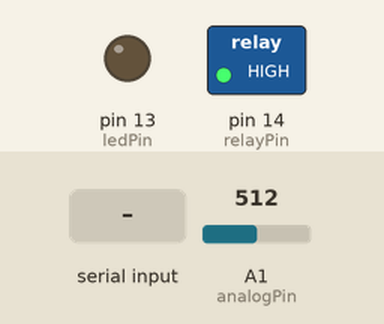
This sketch was run on a simulated Arduino Uno, built with avr-gcc and run on an emulated ATmega328P. On the bench: switched loads named in the sketch (green lamp = pin HIGH), output pins drawn as LEDs (lit = HIGH). The test bench sets the inputs (shaded band); at power-on: A1 (analogPin) = 512. What the sketch prints to the serial monitor is not drawn.

Above: at 1.2 s.
1.3 s: A1 (analogPin) set to 370
2.8 s: byte 30 received over Serial
Timing chart, 0 to 5.8 s (numbered marks = the images above; inputs shaded):
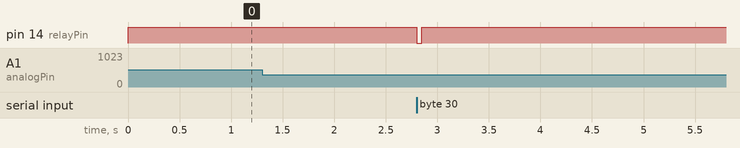

The sketch:

autoFisherTeensy.ino
```cpp
// For Teensy 3.2
// By: Robert
// Description: Catches fish for you in Animal Crossing

// Setup pin values
const int relayPin = 14;
const int ledPin = 13;
const int analogPin = A1;

void setup() {
  // Set pinmodes
  pinMode(relayPin, OUTPUT);
  pinMode(ledPin, OUTPUT);
  pinMode(analogPin, INPUT);

  // Begin serial communication
  Serial.begin(9600);
  // Delay until serial starts
  while (!Serial) {}
  // Write relay pin to high (breaks circuit)
  digitalWrite(relayPin, HIGH);
  digitalWrite(ledPin, LOW);
}

// Initialize time values and fish notifier
unsigned long startMillis;
unsigned long stopMillis;
int fishFlag = 0;
int incomingByte = 0;
int value = 0;

// Create a function to press the button for 50 ms
void pressButton() {
  digitalWrite(relayPin, LOW);
  delay(50);
  digitalWrite(relayPin, HIGH);
  delay(10);
}


void loop() {
  // If you press enter in serial monitor, execute button press function
  // (Cast Line)
  if (Serial.available() > 0) {
    incomingByte = Serial.read();
    pressButton();
  }

  // Read voltage divider to see if the motor is going off indicating a fish is on the line
  value = analogRead(analogPin);
  // Value of ~400 is read when motor is active, so go into if statement
  if (value > 380) {
    // Set initial time when fish is detected
    startMillis = millis();
    // Trap in while loop until vibrations stops
    while (value > 380) {
      value = analogRead(analogPin);
      // If you would like to see the values that the microcontroller is picking up, uncomment these
      //      Serial.print("Value: ");
      //      Serial.println(value);
    }
    // Motor has stopped vibrating, so hit "lap" on stopwatch
    stopMillis = millis() - startMillis;
    // Print vibration duration
    Serial.print("Stop Millis: ");
    Serial.println(stopMillis);
    // Set fish flag to 1 to show the motor has gone off
    fishFlag = 1;
  }
  // If the vibration duration is around 190-200ms then the fish has taken the bait
  // These bounds were set fairly arbitrarily just to weed out false positives
  if (stopMillis < 225 && fishFlag && stopMillis > 150) {
    stopMillis = stopMillis - millis();
    // Press button to reel in fish, and reset fish flag variable
    pressButton();
    fishFlag = 0;
    delay(2000);
  }
}
```

Measured:
- after the input at 1.3 s, every drawn part: stays the same
- after the input at 2.8 s, pin 14 (relayPin): HIGH → LOW at once, → HIGH 0.05 s later
